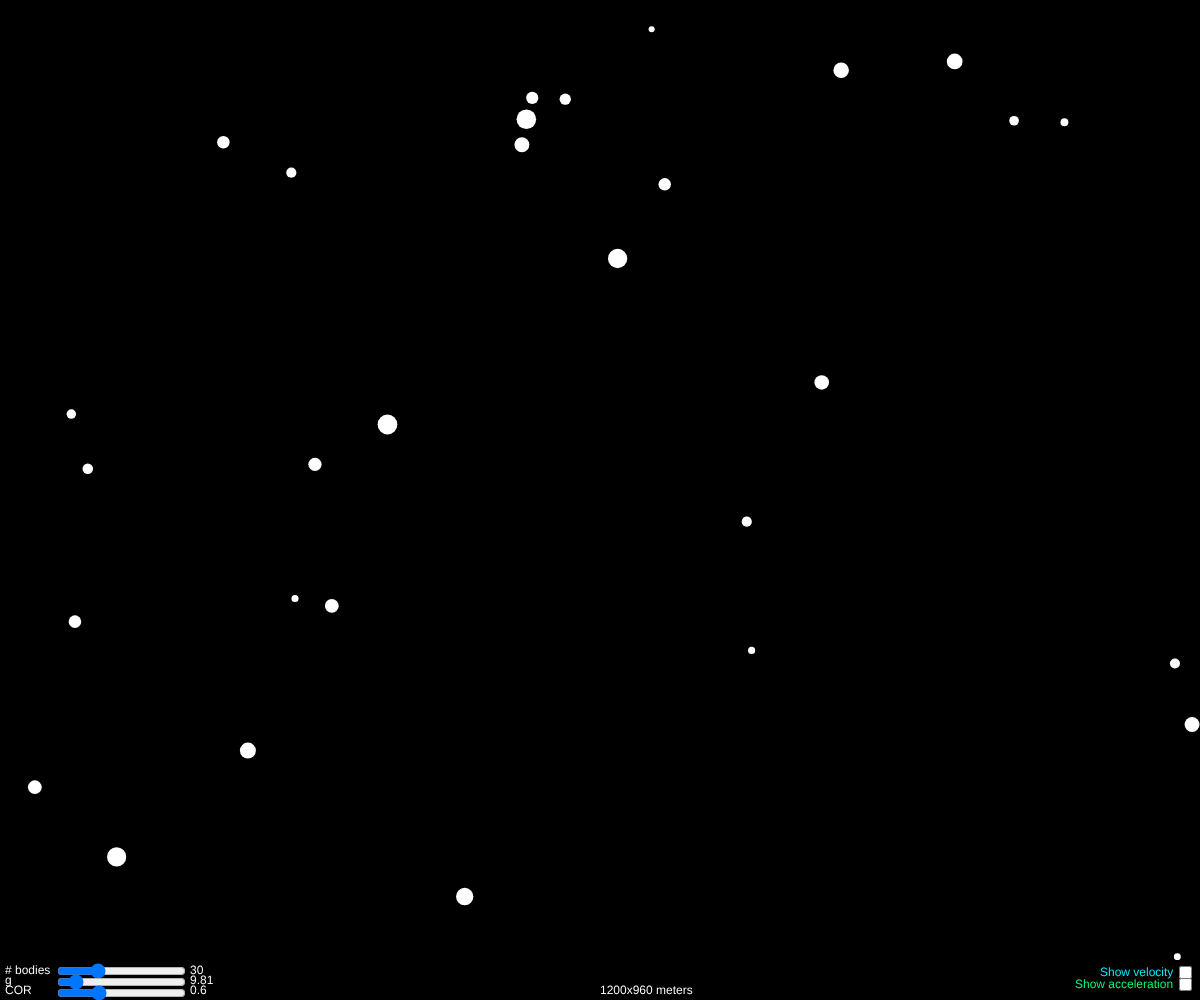
Frame 1 (no input)
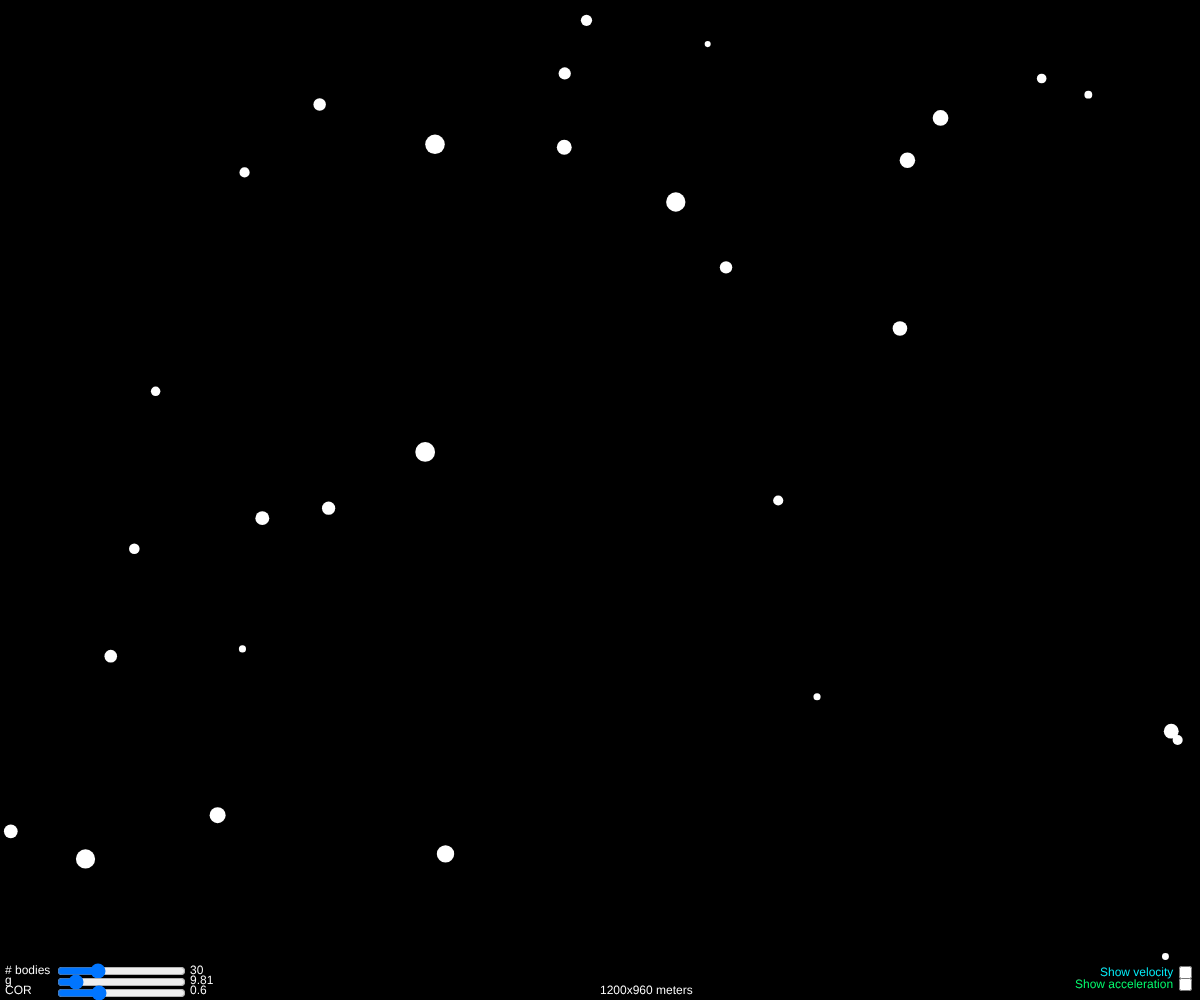
Frame 60 (no input)
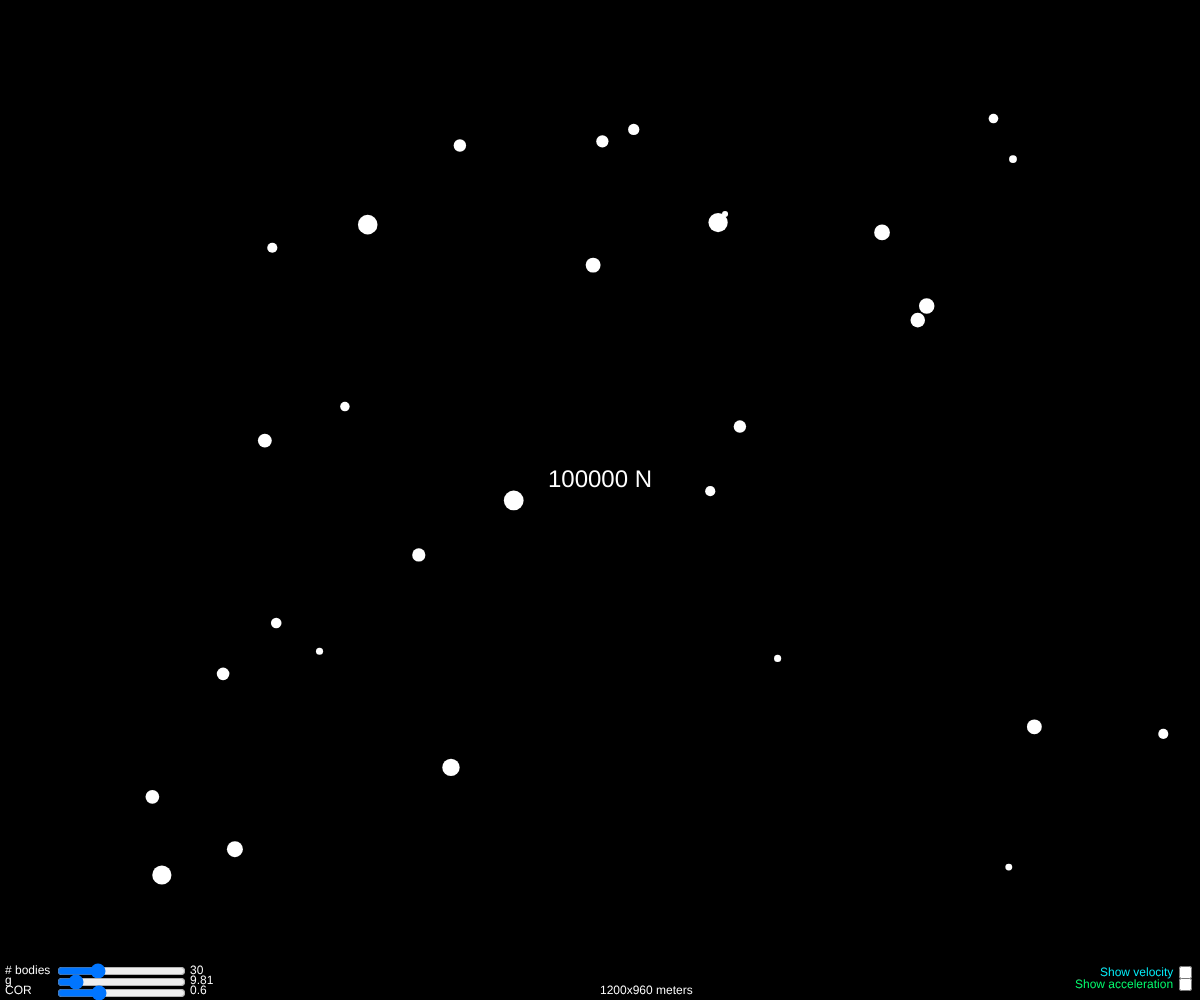
Frame 120 (the mouse pressed at the canvas centre since frame 60)

The p5.js sketch that drew these frames (run headless with seeded random() and noise() and a simulated clock; from frame 60 on, the mouse is pressed at the canvas centre):

// p5.js sketch
// ── sketch.js

let boxHeight
let bodies = []
let attractionForce = 100000

let numberOfBodies
let g
let cor
let showVel
let showAcc

function setup() {
  createCanvas(windowWidth, windowHeight);
  boxHeight = windowHeight-40
  numberOfBodies = newSlider(1, 100, 30, 55, boxHeight+1)
  numberOfBodies.input(function(){
    let delta = numberOfBodies.value()-bodies.length
    if(delta < 0){
      for(let i = 0; i<-delta; i++){
        bodies.pop()
      }
    }else if(delta > 0){
      for(let i = 0; i<delta; i++){
        addBody()
      }
    }
  })
  g = newSlider(0, 10000, 981, 55, boxHeight+12)
  cor = newSlider(0, 20, 6, 55, boxHeight+23)
  showVel = newCheckbox(width-25, boxHeight+3)
  showAcc = newCheckbox(width-25, boxHeight+15)
  
  for(let i = 0; i<30; i++){
    addBody()
  }
}

function draw() {
  background(0);
  stroke(255)
  textAlign(LEFT, TOP)
  textSize(12)
  strokeWeight(0)
  
  //Show checkboxes
  fill(3, 240, 252)
  text("Show velocity", width-100, boxHeight+7)
  fill(0, 255, 110)
  text("Show acceleration", width-125, boxHeight+19)
  
  fill(255)
  
  //Show sliders
  text("# bodies", 5, boxHeight+5)
  text(numberOfBodies.value(), 190, boxHeight+5)
  text("g", 5, boxHeight+15)
  text(g.value()/100, 190, boxHeight+15)
  text("COR", 5, boxHeight+25)
  text(cor.value()/10, 190, boxHeight+25)
  
  text(windowWidth+"x"+boxHeight+" meters", width/2, height-15)
  
  //Show attraction force
  if(mouseIsPressed && mouseY < boxHeight){
    textSize(24)
    textAlign(CENTER, CENTER)
    text(round(attractionForce)+" N", mouseX, mouseY-20)
  }
  
  //Update
  for(let i = 0; i<bodies.length; i++){
    let body = bodies[i]
    //Check for collisions
    for(let j = 0; j<bodies.length; j++){
      if(i == j) continue
      let body2 = bodies[j]
      
      if(mag(body.p.x-body2.p.x, body.p.y-body2.p.y) < body.radius+body2.radius){
        solveCollision(body, body2)
      }
    }
      
    if(body.p.y+body.radius > boxHeight){
      body.v.y *= -cor.value()/10
      body.p.y = boxHeight-body.radius
    }
    if(body.p.y-body.radius < 0){
      body.v.y *= -cor.value()/10
      body.p.y = body.radius
    }
    if(body.p.x+body.radius > width){
      body.v.x *= -cor.value()/10
      body.p.x = width-body.radius
    }
    if(body.p.x-body.radius < 0){
      body.v.x *= -cor.value()/10
      body.p.x = body.radius
    }
      
    body.update()
    body.draw()
  }
}

function solveCollision(body1, body2){
  let v1 = body1.v
  let v2 = body2.v
  let m1 = body1.m
  let m2 = body2.m
  
  //Normal vector
  let normal = createVector(body1.p.x-body2.p.x, body1.p.y-body2.p.y)
  normal.normalize()

  //Tangent vector
  let tangent = createVector(-normal.y, normal.x)

  //Projections
  let v1n = p5.Vector.dot(normal, v1)
  let v2n = p5.Vector.dot(normal, v2)
  let v1t = p5.Vector.dot(tangent, v1)
  let v2t = p5.Vector.dot(tangent, v2)

  //Compute normal velocities
  let v1n_ = (v1n*(m1-m2)+2*m2*v2n)/(m1+m2)
  let v2n_ = (v2n*(m2-m1)+2*m1*v1n)/(m1+m2)

  //Final vectors
  let v1nVec = p5.Vector.mult(normal, v1n_)
  let v2nVec = p5.Vector.mult(normal, v2n_)
  let v1tVec = p5.Vector.mult(tangent, v1t)
  let v2tVec = p5.Vector.mult(tangent, v2t)

  body1.v = p5.Vector.add(v1nVec, v1tVec)
  body2.v = p5.Vector.add(v2nVec, v2tVec)
}

function addBody(){
  let m = random(300, 1000)
  let p0 = createVector(random(0, width), random(0, height))
  let v0 = createVector(random(-100, 100), random(-100, 100))
  bodies.push(new RigidBody(m, p0, v0))
}

function newSlider(min, max, def, x, y){
  let s = createSlider(min, max, def)
  s.position(x, y)
  return s
}

function newCheckbox(x, y){
  let c = createCheckbox()
  c.position(x, y)
  return c
}

function mouseWheel(e){
  attractionForce -= e.delta*2
}

// ── rigidBody.js
class RigidBody{
  constructor(m, p0, v0){
    this.m = m
    this.p = p0
    this.v = v0
    this.a = createVector(0, 0)
    this.f = createVector(0, 0)
    this.lastUpdate = millis()
    this.radius = m/100
  }
  
update(){
    let t = (millis()-this.lastUpdate)/1000
    
    //Sum of forces
    this.f = createVector(0, g.value()/100*this.m)
    if(mouseIsPressed && mouseY < boxHeight){
      let attraction = createVector(mouseX-this.p.x, mouseY-this.p.y)
      attraction.setMag(attractionForce)
      this.f.add(attraction)
    }
    
    //a = F/m
    this.a = p5.Vector.div(this.f, this.m)
    this.v.add(p5.Vector.mult(this.a, t))
    this.p.add(p5.Vector.mult(this.v, t))
    
    this.lastUpdate = millis()
  }
  
  draw(){
    strokeWeight(this.radius*2)
    point(this.p.x, this.p.y)
    
    strokeWeight(1)
    
    if(showVel.checked()){
      stroke(3, 240, 252)
      line(this.p.x, this.p.y, this.p.x+this.v.x, this.p.y+this.v.y)
    }
    if(showAcc.checked()){
      stroke(0, 255, 110)
      line(this.p.x, this.p.y, this.p.x+this.a.x, this.p.y+this.a.y)
    }
    
    stroke(255)
  }
}
